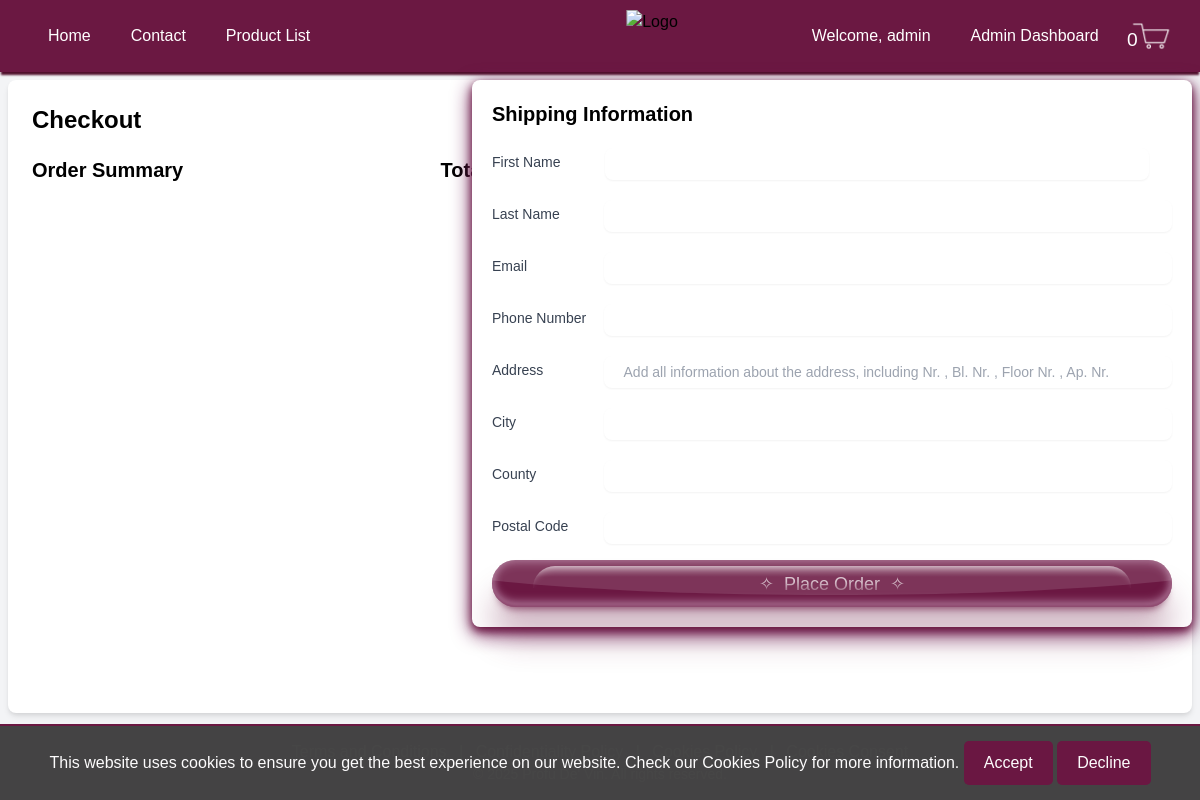
/checkout/ (signed in), run on an earlier commit of the app's database.
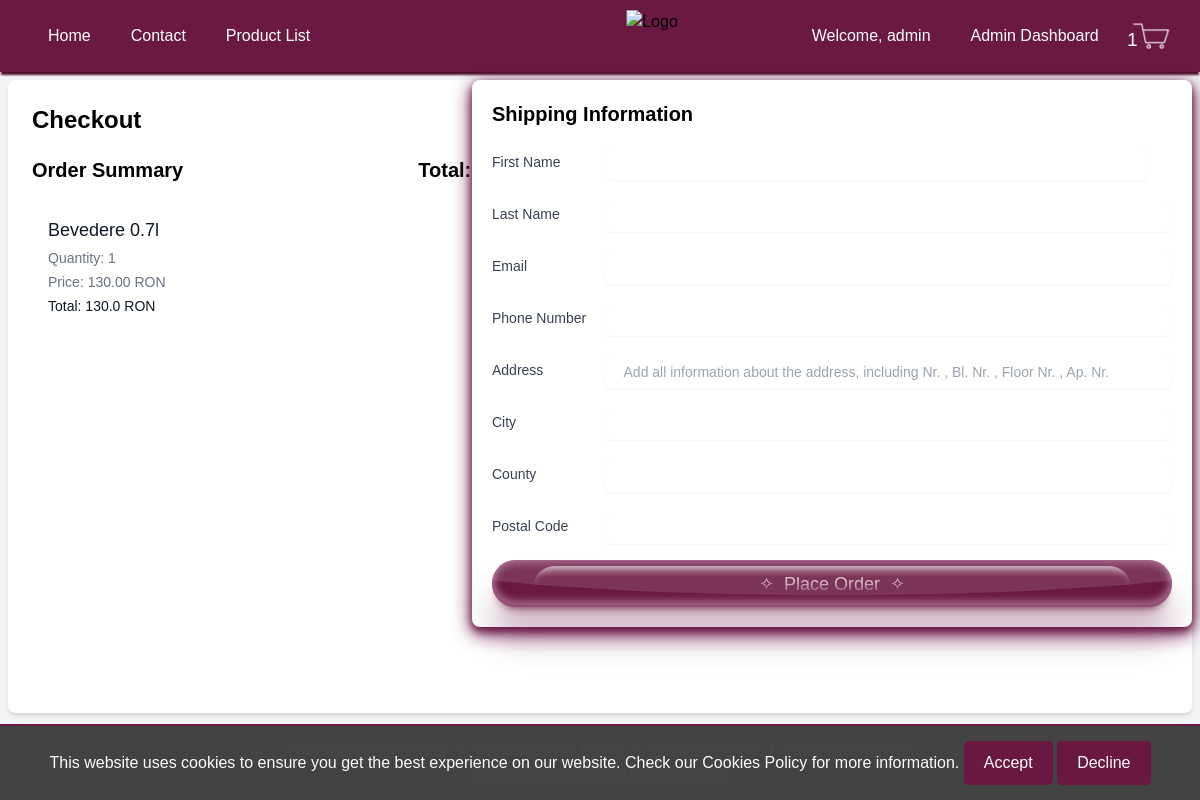
And on a later commit of the database.
### my_app/models.py (models this page shows, shortened)
class CartItem(models.Model):
    cart = models.ForeignKey(Cart, on_delete=models.CASCADE)
    wine = models.ForeignKey(Wines, null=True, blank=True, on_delete=models.CASCADE)
    spirit = models.ForeignKey(Spirits, null=True, blank=True, on_delete=models.CASCADE)
    quantity = models.PositiveIntegerField(default=1)
    price = models.DecimalField(max_digits=6, decimal_places=2, null=True, default=0.00)

class Spirits(models.Model):
    Type = models.CharField(max_length=100, default = '')
    Name = models.CharField(max_length=100, default='')
    Style = models.CharField(max_length=100, null=True)
    AlcLvl = models.IntegerField(default=0)
    Price = models.DecimalField(max_digits=6, decimal_places=2, null=True)
    Qty = models.IntegerField(null=True)
    ID = models.AutoField(primary_key=True, editable=False)
    image = models.ImageField(upload_to='spirits/', null=True, blank=True)

### my_app/views.py (the view)
# urls.py: path('checkout/', views.checkout, name='checkout'),
@login_required
def checkout(request):
    cart_items = CartItem.objects.filter(cart__user=request.user)
    total_value = sum(item.price * item.quantity for item in cart_items)
    if request.method == 'POST':
        form = OrderForm(request.POST)
        if form.is_valid():
            order = form.save(commit=False)
            order.user = request.user
            order.total_price = total_value
            order.save()
            for item in cart_items:
                OrderItem.objects.create(
                    order=order,
                    wine=item.wine,
                    spirit=item.spirit,
                    quantity=item.quantity,
                    price=item.price,
                    name=item.wine.Name if item.wine else item.spirit.Name,
                    type=item.wine.Type if item.wine else item.spirit.Type,
                    year=item.wine.Year if item.wine else None,
                    grapes=item.wine.Grapes if item.wine else None,
                    country=item.wine.Country if item.wine else None,
                    region=item.wine.Region if item.wine else None,
                    alcohol_level=item.spirit.AlcLvl if item.spirit else None,
                    style=item.spirit.Style if item.spirit else None
                )
                if item.wine:
                    item.wine.Qty -= item.quantity
                    item.wine.save()
                elif item.spirit:
                    item.spirit.Qty -= item.quantity
                    item.spirit.save()
            cart_items.delete()
            return redirect('order_success')
    else:
        form = OrderForm()
    return render(request, 'my_app/checkout.html', {'form': form, 'cart_items': cart_items, 'total_value': total_value})

### my_app/forms.py (shortened to what this page needs)
class OrderForm(forms.ModelForm):
    class Meta:
        model = Order
        fields = ['first_name', 'last_name','email', 'phone_number', 'address', 'city', 'county', 'postal_code']

### my_app/context_processors.py (called while the page is built)
def cart_item_count(request):
    if request.user.is_authenticated:
        cart_items = CartItem.objects.filter(cart__user=request.user)
        return {'cart_item_count': cart_items.count()}
    return {'cart_item_count': 0}

### my_app/templatetags/custom_filters.py (called while the page is built)
@register.filter
def multiply(value, arg):
    try:
        return float(value) * float(arg)
    except (ValueError, TypeError):
        return ''

### templates/my_app/checkout.html (shortened to what the changed rows need)
<!DOCTYPE html>
<html lang="en">
<head>
    {% load static %}
    <link href="https://cdn.jsdelivr.net/npm/tailwindcss@2.2.19/dist/tailwind.min.css" rel="stylesheet">
    <link href="{% static 'css/checkout.css' %}" rel="stylesheet">
</head>
<body class="bg-gray-100">
    {% include 'my_app/header.html' %}
    <main>
    {% load custom_filters %}
    <div class="custom-container mt-10 p-6 bg-white shadow-md rounded-lg" >
        <h1 class="text-2xl font-bold mb-5">Checkout</h1>
        <div class="grid grid-cols-1 md:grid-cols-2 gap-6" style="min-height: 28.2rem;">
            <div>
                <div class="flex justify-between items-center mb-4">
                    <h2 class="text-xl font-semibold">Order Summary</h2>
                </div>
                <ul class="divide-y divide-gray-200">
                    {% for item in cart_items %}
                        <li class="py-4 flex">
                            <div class="ml-4 flex-1 flex flex-col justify-between">
                                <div>
                                    <h3 class="text-lg font-medium text-gray-900">
                                        {% if item.wine %}
                                            {{ item.wine.Name }}
                                        {% else %}
                                            {{ item.spirit.Name }}
                                        {% endif %}
                                    </h3>
                                    <p class="mt-1 text-sm text-gray-500">Quantity: {{ item.quantity }}</p>
                                    {% if item.quantity > 1 %}
                                        <p class="mt-1 text-sm text-gray-500">Price: {{ item.price|floatformat:2 }} RON each</p>
                                    {% else %}
                                        <p class="mt-1 text-sm text-gray-500">Price: {{ item.price|floatformat:2 }} RON</p>
                                    {% endif %}
                                    <div class="mt-1 text-sm font-medium text-gray-900">
                                        Total: {{ item.price|floatformat:2|multiply:item.quantity }} RON
                                    </div>
                                </div>
                            </div>
                        </li>
                    {% endfor %}
                </ul>
            </div>
            <div class="sticky-container">
                <h2 class="text-xl font-semibold mb-4">Shipping Information</h2>
            </div>
        </div>
    </div>
    </main>
</body>
</html>

### templates/my_app/header.html (shortened to what this page needs)
{% load static %}
{% load custom_filters %}
    <header class="header">
        <div class="links">
            <nav class="flex items-center justify-between relative">
                <div class="hidden lg:flex lg:items-center lg:space-x-10 lg:-ml-20">
                    <a href="/home" title="" class="headerlinks"> Home </a>
                    <a href="/home/contact" title="" class="headerlinks"> Contact </a>
                    <a href="/home/product_list" title="" class="headerlinks"> Product List </a>
                </div>
                <div class="absolute left-1/2 transform -translate-x-1/2">
                    <a href="/home">
                        <img class="imageheadersize" src="{% static 'images/logo.png' %}" alt="Logo" />
                    </a>
                </div>
                <div class="hidden lg:flex lg:items-center lg:space-x-10 lg:-mr-20">
                    {% if user.is_authenticated %}
                    <a href="{% url 'profile_view' %}" title="" class="headerlinks">
                        <span class="headerlinks">Welcome, {{ user.username }}</span>
                        {% if user.is_superuser or user|has_group:"Product Population" %}
                            <a href="{% url 'admin_dashboard' %}" title="" class="headerlinks"> Admin Dashboard </a>
                        {% endif %}
                    </a>
                        <a href="{% url 'cart_view' %}" class="headerlinks cart-link">
                            <span class="cartlogo"><span class="cart-count">{{ cart_item_count }}</span></span>
                        </a>
                    {% else %}
                        <a href="{% url 'login' %}?next={{ request.path }}" title="" class="headerlinks"> Log in </a>
                        <a href="{% url 'signup' %}?next={{ request.path }}" title="" class="headerlinks"> Sign up </a>
                    {% endif %}
                </div>
            </nav>
        </div>
    </header>

What changed in the data, as far as the page shows it:
added CartItem: spirit.Name "Bevedere 0.7l", quantity "1", price "130.00", price|multiply "130.0"
Also different on the page:
{{ cart_item_count }}: "0" → "1"
